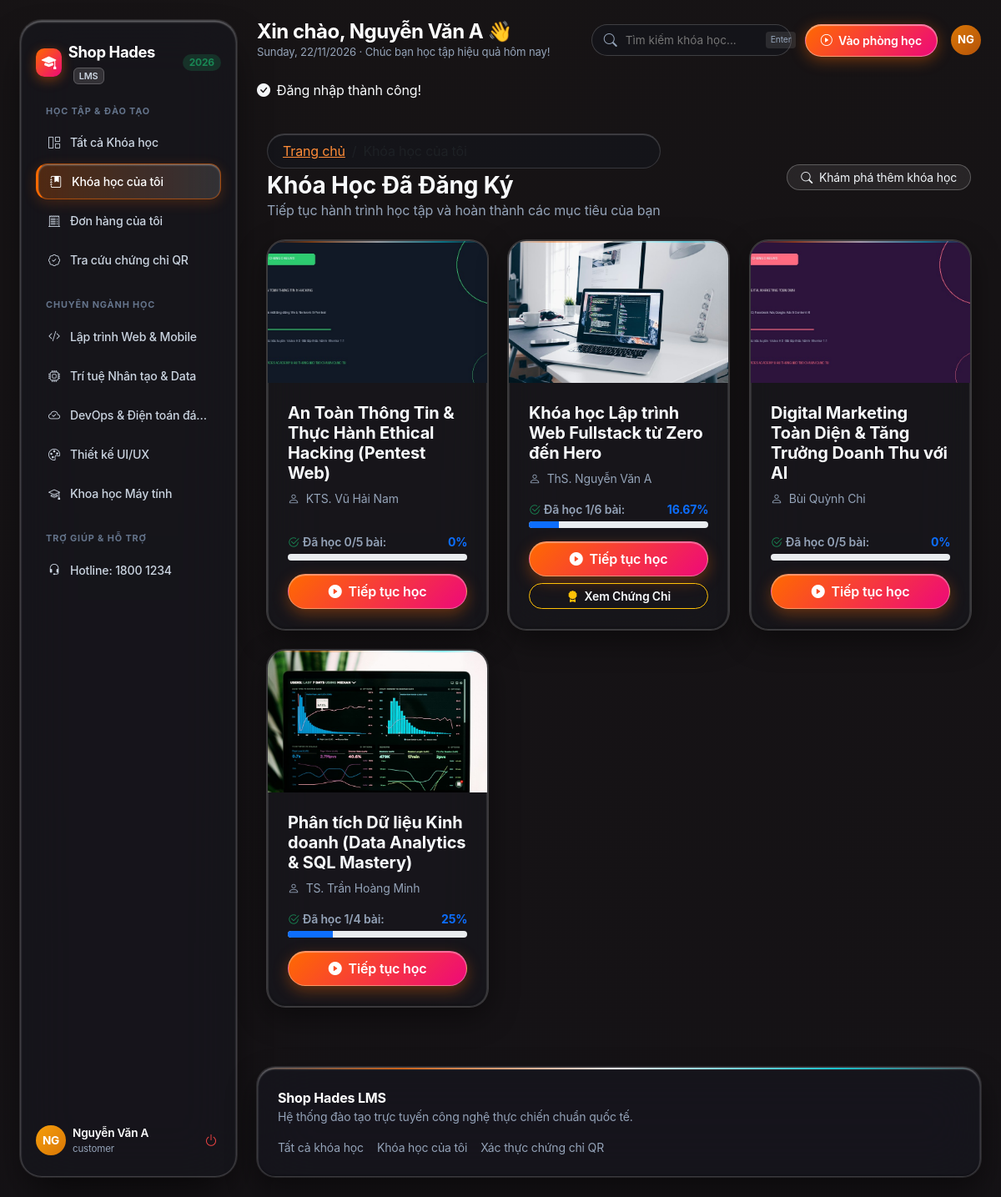
The page /my-courses (signed in) on the database its author committed.
### tables this page shows
CREATE TABLE `users` (
  `id` int unsigned NOT NULL AUTO_INCREMENT,
  `name` varchar(100) NOT NULL,
  `email` varchar(150) NOT NULL,
  `phone` varchar(20) NOT NULL DEFAULT '',
  `avatar` varchar(255) DEFAULT NULL,
  `password` varchar(255) NOT NULL,
  `role` enum('admin','customer','shipper','student','instructor') NOT NULL DEFAULT 'student',
  `status` enum('active','inactive','banned') NOT NULL DEFAULT 'active',
  `created_at` datetime NOT NULL DEFAULT CURRENT_TIMESTAMP,
  `failed_login_attempts` int unsigned NOT NULL DEFAULT '0',
  `lockout_until` datetime DEFAULT NULL,
  `loyalty_points` int unsigned NOT NULL DEFAULT '0',
  `loyalty_tier` varchar(30) NOT NULL DEFAULT 'Standard',
  `two_factor_secret` varchar(100) DEFAULT NULL,
  `two_factor_enabled` tinyint(1) NOT NULL DEFAULT '0',
  PRIMARY KEY (`id`),
  UNIQUE KEY `users_email_unique` (`email`)
);

CREATE TABLE `enrollments` (
  `id` int unsigned NOT NULL AUTO_INCREMENT,
  `user_id` int unsigned NOT NULL,
  `course_id` int unsigned NOT NULL,
  `status` enum('active','expired','revoked') NOT NULL DEFAULT 'active',
  `progress_percent` decimal(5,2) NOT NULL DEFAULT '0.00',
  `enrolled_at` timestamp NULL DEFAULT CURRENT_TIMESTAMP,
  `completed_at` timestamp NULL DEFAULT NULL,
  PRIMARY KEY (`id`),
  UNIQUE KEY `uq_user_course` (`user_id`,`course_id`),
  KEY `course_id` (`course_id`),
  KEY `idx_enroll_user` (`user_id`),
  CONSTRAINT `enrollments_ibfk_1` FOREIGN KEY (`user_id`) REFERENCES `users` (`id`) ON DELETE CASCADE,
  CONSTRAINT `enrollments_ibfk_2` FOREIGN KEY (`course_id`) REFERENCES `courses` (`id`) ON DELETE CASCADE
);

CREATE TABLE `courses` (
  `id` int unsigned NOT NULL AUTO_INCREMENT,
  `instructor_id` int unsigned NOT NULL,
  `category_id` int unsigned DEFAULT NULL,
  `title` varchar(255) NOT NULL,
  `slug` varchar(191) NOT NULL,
  `summary` varchar(500) DEFAULT NULL,
  `description` longtext,
  `thumbnail` varchar(255) DEFAULT NULL,
  `price` decimal(12,2) NOT NULL DEFAULT '0.00',
  `sale_price` decimal(12,2) DEFAULT NULL,
  `level` enum('all','beginner','intermediate','advanced') DEFAULT 'all',
  `status` enum('draft','published','archived') DEFAULT 'draft',
  `total_duration_minutes` int unsigned DEFAULT '0',
  `total_lessons` int unsigned DEFAULT '0',
  `created_at` timestamp NULL DEFAULT CURRENT_TIMESTAMP,
  `updated_at` timestamp NULL DEFAULT CURRENT_TIMESTAMP ON UPDATE CURRENT_TIMESTAMP,
  PRIMARY KEY (`id`),
  UNIQUE KEY `slug` (`slug`),
  KEY `instructor_id` (`instructor_id`),
  KEY `category_id` (`category_id`),
  KEY `idx_course_status` (`status`),
  KEY `idx_course_price` (`price`,`sale_price`),
  CONSTRAINT `courses_ibfk_1` FOREIGN KEY (`instructor_id`) REFERENCES `users` (`id`) ON DELETE RESTRICT,
  CONSTRAINT `courses_ibfk_2` FOREIGN KEY (`category_id`) REFERENCES `categories` (`id`) ON DELETE SET NULL
);

### views/client/courses/my_courses.php (the view)
<div class="container py-4">
    <div class="d-flex justify-content-between align-items-center mb-4 flex-wrap gap-3">
        <div>
            <nav aria-label="breadcrumb">
                <ol class="breadcrumb mb-1">
                    <li class="breadcrumb-item"><a href="/">Trang chủ</a></li>
                    <li class="breadcrumb-item active">Khóa học của tôi</li>
                </ol>
            </nav>
            <h1 class="h3 fw-bold text-dark mb-0">Khóa Học Đã Đăng Ký</h1>
            <p class="text-muted mb-0">Tiếp tục hành trình học tập và hoàn thành các mục tiêu của bạn</p>
        </div>
        <a href="/courses" class="btn btn-outline-primary btn-sm rounded-pill px-3">
            <i class="bi bi-search me-1"></i> Khám phá thêm khóa học
        </a>
    </div>
    <?php if (empty($enrolledCourses)): ?>
        <div class="card border-0 shadow-sm rounded-4 p-5 text-center my-4">
            <i class="bi bi-mortarboard display-3 text-muted mb-3"></i>
            <h4 class="fw-bold text-dark">Bạn chưa đăng ký khóa học nào</h4>
            <p class="text-muted">Khám phá ngay kho khóa học chất lượng cao để bắt đầu nâng cao kỹ năng.</p>
            <div>
                <a href="/courses" class="btn btn-primary rounded-pill px-5 fw-bold py-2">Xem danh sách khóa học</a>
            </div>
        </div>
    <?php else: ?>
        <div class="row row-cols-1 row-cols-md-2 row-cols-lg-3 g-4">
            <?php foreach ($enrolledCourses as $c): ?>
                <div class="col">
                    <div class="card h-100 border-0 shadow-sm rounded-4 overflow-hidden d-flex flex-column">
                        <img src="<?= e($c['thumbnail'] ?: '/image/banner1.png') ?>" class="card-img-top object-fit-cover" style="height: 170px;" alt="<?= e($c['title']) ?>">
                        <div class="card-body p-4 d-flex flex-column flex-grow-1">
                            <h5 class="fw-bold text-dark mb-2 line-clamp-2"><?= e($c['title']) ?></h5>
                            <div class="small text-muted mb-3">
                                <i class="bi bi-person me-1"></i> <?= e($c['instructor_name'] ?? 'Giảng viên') ?>
                            </div>
                            <div class="mt-auto">
                                <div class="d-flex justify-content-between small fw-semibold mb-1">
                                    <span class="text-muted"><i class="bi bi-check2-circle text-success me-1"></i>Đã học <?= (int)($c['completed_lessons_count'] ?? 0) ?>/<?= (int)$c['total_lessons'] ?> bài:</span>
                                    <span class="text-primary fw-bold"><?= (float)$c['progress_percent'] ?>%</span>
                                </div>
                                <div class="progress rounded-pill mb-3" style="height: 8px;">
                                    <div class="progress-bar bg-primary" role="progressbar" style="width: <?= (float)$c['progress_percent'] ?>%;"></div>
                                </div>
                                <div class="d-grid gap-2">
                                    <a href="/learn/<?= $c['course_id'] ?>" class="btn btn-primary rounded-pill fw-bold">
                                        <i class="bi bi-play-circle-fill me-1"></i> Tiếp tục học
                                    </a>
                                    <?php if (!empty($c['certificate_code'])): ?>
                                        <a href="/certificates/<?= e($c['certificate_code']) ?>" class="btn btn-outline-warning text-dark btn-sm rounded-pill fw-semibold">
                                            <i class="bi bi-award-fill text-warning me-1"></i> Xem Chứng Chỉ
                                        </a>
                                    <?php endif; ?>
                                </div>
                            </div>
                        </div>
                    </div>
                </div>
            <?php endforeach; ?>
        </div>
    <?php endif; ?>
</div>

### views/layouts/client.php (shortened to what the rows shown need)
<!DOCTYPE html>
<html lang="vi">
<head>
    <link href="https://cdn.jsdelivr.net/npm/bootstrap@5.3.3/dist/css/bootstrap.min.css" rel="stylesheet">
    <link href="https://cdn.jsdelivr.net/npm/bootstrap-icons@1.11.3/font/bootstrap-icons.min.css" rel="stylesheet">
    <link href="/css/glassy-theme.css" rel="stylesheet">
</head>
<body class="refract-dashboard-body">
<?php
$uri = $_SERVER['REQUEST_URI'] ?? '/';
$isActive = fn($path) => str_starts_with($uri, $path) ? 'active' : '';
if (!function_exists('getCategoryIcon')) {
    function getCategoryIcon(string $name): string {
        $nameLower = strtolower($name);
        if (str_contains($nameLower, 'lập trình') || str_contains($nameLower, 'phần mềm') || str_contains($nameLower, 'code')) return 'bi-code-slash';
        if (str_contains($nameLower, 'dữ liệu') || str_contains($nameLower, 'ai') || str_contains($nameLower, 'data')) return 'bi-cpu';
        if (str_contains($nameLower, 'thiết kế') || str_contains($nameLower, 'ui/ux') || str_contains($nameLower, 'đồ họa')) return 'bi-palette';
        if (str_contains($nameLower, 'devops') || str_contains($nameLower, 'cloud') || str_contains($nameLower, 'hệ thống')) return 'bi-cloud-check';
        return 'bi-mortarboard';
    }
}
if (empty($categories)) {
    try {
        $categories = \App\DB::connection()->query("SELECT id, name, slug FROM categories ORDER BY id ASC")->fetchAll(PDO::FETCH_ASSOC);
    } catch (\Throwable $e) {
        $categories = [];
    }
}
?>
<div class="refract-app-container">
    <aside class="refract-sidebar">
        <div class="refract-brand d-flex align-items-center justify-content-between mb-4">
            <a href="/" class="d-flex align-items-center gap-2 text-decoration-none">
                <div class="brand-prism-icon">
                    <i class="bi bi-mortarboard-fill"></i>
                </div>
                <div class="brand-text">
                    <span class="brand-title"><?= e(config('app_name', 'Hades')) ?></span>
                    <span class="badge-crm">LMS</span>
                </div>
            </a>
            <span class="badge rounded-pill bg-success bg-opacity-25 text-success small px-2 py-1">2026</span>
        </div>
        <div class="sidebar-section">
            <div class="section-label">HỌC TẬP & ĐÀO TẠO</div>
            <a href="/courses" class="sidebar-nav-item <?= ($uri === '/' || $uri === '/courses' || str_starts_with($uri, '/courses')) ? 'active' : '' ?>">
                <i class="bi bi-grid-1x2"></i>
                <span>Tất cả Khóa học</span>
            </a>
            <a href="/my-courses" class="sidebar-nav-item <?= $isActive('/my-courses') ?>">
                <i class="bi bi-journal-bookmark-fill"></i>
                <span>Khóa học của tôi</span>
            </a>
            <a href="/orders" class="sidebar-nav-item <?= $isActive('/orders') ?>">
                <i class="bi bi-receipt-cutoff"></i>
                <span>Đơn hàng của tôi</span>
            </a>
            <a href="/verify-certificate" class="sidebar-nav-item <?= $isActive('/verify-certificate') ?>">
                <i class="bi bi-patch-check"></i>
                <span>Tra cứu chứng chỉ QR</span>
            </a>
        </div>
        <div class="sidebar-section">
            <div class="section-label">CHUYÊN NGÀNH HỌC</div>
            <?php foreach (($categories ?? []) as $cat): ?>
                <a href="/courses?category=<?= (int)$cat['id'] ?>" class="sidebar-nav-item <?= ((string)($_GET['category'] ?? '') === (string)$cat['id']) ? 'active' : '' ?>">
                    <i class="bi <?= getCategoryIcon($cat['name']) ?>"></i>
                    <span class="text-truncate"><?= e($cat['name']) ?></span>
                </a>
            <?php endforeach; ?>
        </div>
        <div class="sidebar-section">
            <div class="section-label">TRỢ GIÚP & HỖ TRỢ</div>
            <a href="tel:<?= e(config('hotline', '18001234')) ?>" class="sidebar-nav-item">
                <i class="bi bi-headset"></i>
                <span>Hotline: <?= e(config('hotline', '1800 1234')) ?></span>
            </a>
        </div>
        <div class="sidebar-user-pill mt-auto pt-3">
            <?php if ($user = authUser()): ?>
                <div class="d-flex align-items-center gap-2">
                    <a href="/profile" class="text-decoration-none d-flex align-items-center gap-2 flex-grow-1 overflow-hidden" title="Xem hồ sơ cá nhân">
                        <div class="user-avatar-circle flex-shrink-0">
                            <?= strtoupper(substr($user['name'] ?? 'US', 0, 2)) ?>
                        </div>
                        <div class="user-info flex-grow-1 overflow-hidden">
                            <div class="user-name text-truncate"><?= e($user['name']) ?></div>
                            <div class="user-role text-truncate"><?= e($user['role'] ?? 'Student') ?></div>
                        </div>
                    </a>
                    <form method="post" action="/logout" class="m-0">
                        <button type="submit" class="btn-logout-icon" title="Đăng xuất">
                            <i class="bi bi-power"></i>
                        </button>
                    </form>
                </div>
            <?php endif; ?>
        </div>
    </aside>
    <main class="refract-main-content">
        <header class="refract-topbar d-flex align-items-center justify-content-between mb-4">
            <div class="topbar-greeting">
                <h4 class="mb-0 fw-bold">Xin chào, <?= e(authUser()['name'] ?? 'Học viên') ?> 👋</h4>
                <div class="greeting-date"><?= date('l, d/m/Y') ?> · Chúc bạn học tập hiệu quả hôm nay!</div>
            </div>
            <div class="d-flex align-items-center gap-3">
                <form class="refract-search-pill" action="/courses" method="get">
                    <i class="bi bi-search text-muted me-2"></i>
                    <input type="text" name="q" value="<?= e($_GET['q'] ?? '') ?>" placeholder="Tìm kiếm khóa học..." class="border-0 bg-transparent text-white" style="outline: none; font-size: 0.85rem; width: 170px;">
                    <span class="badge-shortcut">Enter</span>
                </form>
                <?php if ($user = authUser()): ?>
                    <?php if (isAdmin()): ?>
                        <a href="/admin/lms/dashboard" class="btn-refract-action" style="background: linear-gradient(135deg, #f59e0b 0%, #d97706 100%) !important;">
                            <i class="bi bi-speedometer2 me-1"></i> Quản trị LMS
                        </a>
                    <?php else: ?>
                        <a href="/my-courses" class="btn-refract-action">
                            <i class="bi bi-play-circle me-1"></i> Vào phòng học
                        </a>
                    <?php endif; ?>
                    <div class="dropdown">
                        <button class="avatar-refract-pill border-0 p-0" type="button" data-bs-toggle="dropdown" aria-expanded="false" title="Tài khoản: <?= e($user['name']) ?>">
                            <?= strtoupper(substr($user['name'] ?? 'US', 0, 2)) ?>
                        </button>
                    </div>
                <?php else: ?>
                    <a href="/register" class="btn-refract-action">
                        <i class="bi bi-person-plus me-1"></i> Bắt đầu ngay
                    </a>
                <?php endif; ?>
            </div>
        </header>
        <?php if ($msg = flash('success')): ?>
            <div class="refract-alert alert-success d-flex align-items-center gap-2 mb-3">
                <i class="bi bi-check-circle-fill"></i>
                <span><?= e($msg) ?></span>
            </div>
        <?php endif; ?>
        <div class="refract-body-wrapper">
            <?= $content ?? '' ?>
        </div>
        <footer class="refract-card p-4 mt-5">
            <div class="d-flex justify-content-between align-items-center flex-wrap gap-3">
                <div>
                    <div class="fw-bold text-white"><?= e(config('app_name', 'Hades Academy')) ?> LMS</div>
                    <div class="small text-muted">Hệ thống đào tạo trực tuyến công nghệ thực chiến chuẩn quốc tế.</div>
                </div>
                <div class="small text-muted d-flex gap-3">
                    <a href="/courses" class="text-decoration-none text-muted hover-underline">Tất cả khóa học</a>
                    <a href="/my-courses" class="text-decoration-none text-muted hover-underline">Khóa học của tôi</a>
                    <a href="/verify-certificate" class="text-decoration-none text-muted hover-underline">Xác thực chứng chỉ QR</a>
                </div>
            </div>
        </footer>
    </main>
</div>
</body>
</html>

### rows shown on the page
users: name "NG", name "Nguyễn Văn A", role "customer"
enrollments: course.thumbnail (picture), course.title "An Toàn Thông Tin & Thực Hành Ethical Hacking (Pentest Web)", users.name "KTS. Vũ Hải Nam", completed_lessons_count "0", course.total_lessons "5", progress_percent "0"
enrollments: course.thumbnail (picture), course.title "Khóa học Lập trình Web Fullstack từ Zero đến Hero", users.name "ThS. Nguyễn Văn A", completed_lessons_count "1", course.total_lessons "6", progress_percent "16.67"
enrollments: course.thumbnail (picture), course.title "Digital Marketing Toàn Diện & Tăng Trưởng Doanh Thu với AI", users.name "Bùi Quỳnh Chi", completed_lessons_count "0", course.total_lessons "5", progress_percent "0"
enrollments: course.thumbnail (picture), course.title "Phân tích Dữ liệu Kinh doanh (Data Analytics & SQL Mastery)", users.name "TS. Trần Hoàng Minh", completed_lessons_count "1", course.total_lessons "4", progress_percent "25"

### other values the page prints
config('app_name', 'Hades') "Shop Hades"
$cat['name'] "Lập trình Web & Mobile"
$cat['name'] "Trí tuệ Nhân tạo & Data"
$cat['name'] "DevOps & Điện toán đá…"
$cat['name'] "Thiết kế UI/UX"
$cat['name'] "Khoa học Máy tính"
config('hotline', '1800 1234') "1800 1234"
$msg "Đăng nhập thành công!"
config('app_name', 'Hades Academy') "Shop Hades"
